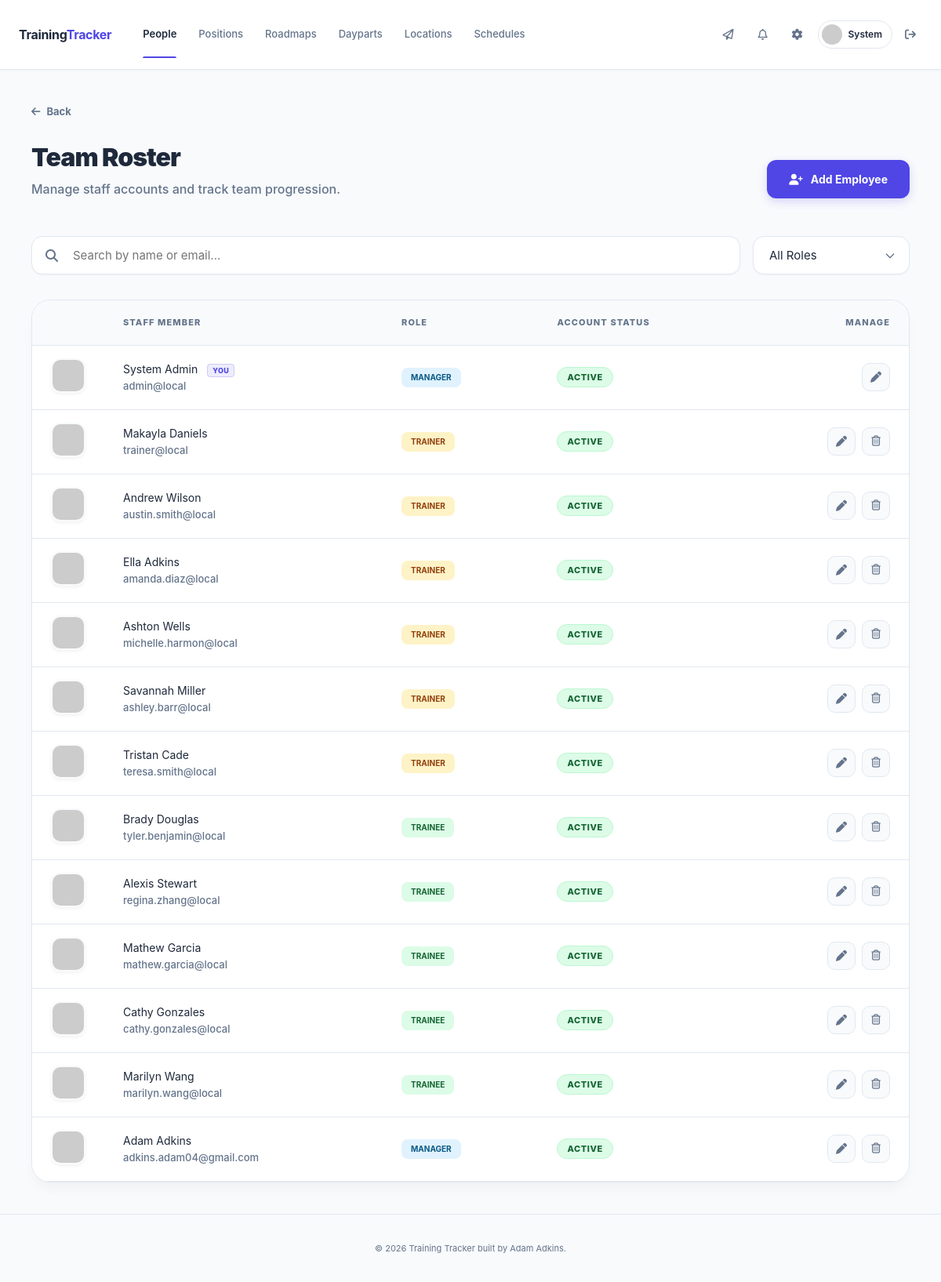
The page /manager/employees (signed in) on the database its author committed.
### app/models.py (models this page shows, shortened)
class Employee(db.Model):
    __tablename__ = "employees"
    id = db.Column(db.Integer, primary_key=True)
    first_name = db.Column(db.String(80), nullable=False)
    last_name = db.Column(db.String(80), nullable=False)
    role = db.Column(db.String(20), nullable=False, default="trainee")
    status = db.Column(db.String(20), nullable=False, default="active")
    start_date = db.Column(db.Date, nullable=True)
    location_id = db.Column(db.Integer, db.ForeignKey("locations.id"), nullable=True)
    graduated_at = db.Column(db.DateTime, nullable=True)  # When manager marked trainee as graduated (offboarding)
    current_roadmap_id = db.Column(db.Integer, db.ForeignKey("training_roadmaps.id"), nullable=True)
    created_at = db.Column(db.DateTime, default=lambda: datetime.now(timezone.utc), nullable=False)
    active_roadmap = db.relationship("TrainingRoadmap", foreign_keys=[current_roadmap_id], backref="trainees")
    locations = db.relationship(
        "Location",
        secondary=employee_locations,
        backref=db.backref("roster_employees", lazy="dynamic"),
        lazy="dynamic",
    )
    def location_ids(self):
        ids = [loc.id for loc in self.locations]
        if not ids and self.location_id:
            ids = [self.location_id]
        return ids
    def avatar(self, size=128):
        email = self.user_account.email.lower().encode('utf-8') if self.user_account else b"none"
        digest = hashlib.md5(email).hexdigest()
        return f'https://www.gravatar.com/avatar/{digest}?d=identicon&s={size}'

class User(db.Model, UserMixin):
    __tablename__ = "users"
    id = db.Column(db.Integer, primary_key=True)
    email = db.Column(db.String(255), unique=True, nullable=False, index=True)
    password_hash = db.Column(db.String(255), nullable=True)
    role = db.Column(db.String(20), nullable=False, default="trainee")
    employee_id = db.Column(db.Integer, db.ForeignKey("employees.id"), nullable=True)
    has_seen_tutorial = db.Column(db.Boolean, default=False)
    created_at = db.Column(db.DateTime, default=lambda: datetime.now(timezone.utc), nullable=False)
    employee = db.relationship("Employee", foreign_keys=[employee_id],
                               backref=db.backref("user_account", uselist=False))

### app/routes/manager.py (the view)
@manager_bp.route("/employees")
@manager_required
def employees_list():
    visible_ids = get_visible_employee_ids()
    if visible_ids is not None:
        employees = Employee.query.filter(Employee.id.in_(visible_ids), Employee.graduated_at == None).all()
    else:
        employees = Employee.query.filter(Employee.graduated_at == None).all()
    return render_template("employees_list.html", employees=employees)

### app/templates/employees_list.html (shortened to what this page needs)
{% extends "base.html" %}
{% block content %}
<div class="people-wrapper">
    <div class="people-container">
        <div style="margin-bottom: 24px;">
            <a href="{{ url_for('manager.dashboard') }}"
               style="text-decoration: none; color: var(--text-muted); font-size: 13px; font-weight: 700; display: inline-flex; align-items: center; gap: 8px;"
               onclick="if (window.history.length > 1) { event.preventDefault(); history.back(); }">
                <i class="fa-solid fa-arrow-left"></i> Back
            </a>
        </div>
        <div class="page-header">
            <div>
                <h1 class="header-title">Team Roster</h1>
                <p class="header-subtitle">Manage staff accounts and track team progression.</p>
            </div>
            <a href="{{ url_for('manager.employee_create') }}" class="btn-primary" style="padding: 14px 28px; border-radius: 12px; font-weight: 700; display: flex; align-items: center; gap: 10px; box-shadow: 0 4px 12px rgba(79, 70, 229, 0.2);">
                <i class="fa-solid fa-user-plus"></i> Add Employee
            </a>
        </div>
        <div class="controls-row">
            <div class="search-section">
                <input type="text" id="employeeSearch" class="search-input" placeholder="Search by name or email...">
            </div>
            <select id="roleFilter" class="filter-select">
                <option value="all">All Roles</option>
            </select>
        </div>
        <div class="table-card">
            <table class="staff-table" id="employeeTable">
                <thead>
                    <tr>
                        <th style="width: 60px;"></th>
                        <th>Staff Member</th>
                        <th class="role-col">Role</th>
                        <th class="status-col">Account Status</th>
                        <th style="text-align: right;">Manage</th>
                    </tr>
                </thead>
                <tbody id="employeeTableBody">
                    {% for e in employees %}
                    <tr class="employee-row" data-role="{{ e.role }}" onclick="if(!event.target.closest('a') && !event.target.closest('button')) window.location.href='{{ url_for('manager.employee_detail', employee_id=e.id) }}';">
                        <td class="staff-cell">
                            <img src="{{ e.avatar(44) }}" class="avatar-box">
                        </td>
                        <td class="staff-cell" style="flex: 1; min-width: 0;">
                            <div class="name-wrapper">
                                <span class="search-name text-truncate">{{ e.first_name }} {{ e.last_name }}</span>
                                {% if e.id == current_user.employee_id %}
                                    <span class="you-badge">YOU</span>
                                {% endif %}
                            </div>
                            <div class="desktop-only" style="font-size: 13px; color: var(--text-muted); font-weight: 500; margin-top: 2px;">
                                {{ e.user_account.email if e.user_account else 'No active login' }}
                            </div>
                        </td>
                        <td class="staff-cell role-col">
                            {% if e.role == 'manager' %}
                                <span class="badge bg-info" style="font-size: 10px; padding: 5px 12px; border-radius: 8px;">Manager</span>
                            {% elif e.role == 'trainer' %}
                                <span class="badge bg-warning" style="font-size: 10px; padding: 5px 12px; border-radius: 8px;">Trainer</span>
                            {% else %}
                                <span class="badge bg-success" style="font-size: 10px; padding: 5px 12px; border-radius: 8px;">Trainee</span>
                            {% endif %}
                        </td>
                        <td class="staff-cell status-col">
                            {% if e.user_account and not e.user_account.password_hash %}
                                <span class="status-pill pill-invited">Invited</span>
                            {% elif e.user_account %}
                                <span class="status-pill pill-active">Active</span>
                            {% else %}
                                <span class="status-pill pill-offline">Offline</span>
                            {% endif %}
                        </td>
                        <td class="staff-cell" style="text-align: right;">
                            <div class="action-group" onclick="event.stopPropagation();">
                                <a href="{{ url_for('manager.employee_edit', employee_id=e.id) }}" class="btn-action-icon" title="Edit Profile">
                                    <i class="fa-solid fa-pen"></i>
                                </a>
                                {% if e.id != current_user.employee_id %}
                                <form method="post" action="{{ url_for('manager.employee_delete', employee_id=e.id) }}"
                                      onsubmit="return confirm('Permanently delete {{ e.first_name }}?');" style="display:inline;">
                                    <button type="submit" class="btn-action-icon delete" title="Delete Account">
                                        <i class="fa-regular fa-trash-can"></i>
                                    </button>
                                </form>
                                {% endif %}
                            </div>
                        </td>
                    </tr>
                    {% endfor %}
                </tbody>
            </table>
        </div>
    </div>
</div>
{% endblock %}

### app/templates/base.html (shortened to what this page needs)
<!DOCTYPE html>
<html lang="en">
<head>
    <link rel="stylesheet" href="{{ url_for('static', filename='style.css') }}">
    <link rel="stylesheet" href="https://cdnjs.cloudflare.com/ajax/libs/font-awesome/6.4.0/css/all.min.css">
</head>
<body class="{% block body_class %}{% endblock %}">
<header class="main-header">
    <div class="container nav-split">
        <div class="nav-group">
            <a href="{{ url_for('manager.dashboard') if current_user.is_authenticated and current_user.role == 'manager' else url_for('employee.dashboard') }}" class="brand-logo">
                <span>Training<b>Tracker</b></span>
            </a>
            <div class="nav-content" id="navContent">
                {% if current_user.is_authenticated %}
                <nav class="nav-links">
                    {% if current_user.role == 'manager' %}
                    <a href="{{ url_for('manager.employees_list') }}" data-tutorial="staff" class="{{ 'active' if 'employee' in request.endpoint else '' }}">People</a>
                    <a href="{{ url_for('manager.positions_list') }}" data-tutorial="positions" class="{{ 'active' if 'position' in request.endpoint else '' }}">Positions</a>
                    <a href="{{ url_for('manager.roadmaps_list') }}" data-tutorial="roadmaps" class="{{ 'active' if 'roadmap' in request.endpoint and request.endpoint not in ['manager.roadmap_smart_builder', 'manager.smart_builder_build'] else '' }}">Roadmaps</a>
                    <a href="{{ url_for('manager.dayparts_list') }}" data-tutorial="dayparts" class="{{ 'active' if 'daypart' in request.endpoint else '' }}">Dayparts</a>
                    <a href="{{ url_for('manager.locations_list') }}" data-tutorial="locations" class="{{ 'active' if 'location' in request.endpoint else '' }}">Locations</a>
                    <a href="{{ url_for('manager.schedules_list') }}" data-tutorial="schedule" class="{{ 'active' if 'schedule' in request.endpoint or request.endpoint in ['manager.roadmap_smart_builder', 'manager.smart_builder_build'] else '' }}">Schedules</a>
                    {% endif %}
                </nav>
                <div class="nav-actions">
                    <div class="user-profile">
                        {% if g.system_settings and not g.system_settings.dm_enabled %}
                        <div class="notif-btn disabled" title="Messaging Disabled"><i class="fa-regular fa-paper-plane"></i></div>
                        {% else %}
                        <a href="{{ url_for('messages.inbox') }}" data-tutorial="messages" class="notif-btn {{ 'active' if 'messages' in request.endpoint else '' }}">
                            <i class="fa-regular fa-paper-plane"></i>
                        </a>
                        {% endif %}
                        <a href="{{ url_for('employee.notifications') }}" data-tutorial="notifications" class="notif-btn {{ 'active' if 'notification' in request.endpoint else '' }}">
                            <i class="fa-regular fa-bell"></i>
                        </a>
                        <a href="{{ url_for('manager.settings') }}" data-tutorial="settings" class="notif-btn {{ 'active' if 'settings' in request.endpoint else '' }}">
                            <i class="fa-solid fa-gear"></i>
                        </a>
                        <a href="{{ url_for('manager.employee_detail', employee_id=current_user.employee_id, back=request.path) }}" class="profile-pill-link">
                            <div class="pill-container">
                                <img src="{{ current_user.employee.avatar(26) }}" class="nav-avatar">
                                <span class="user-name-nav">{{ current_user.employee.first_name }}</span>
                            </div>
                        </a>
                        <a href="{{ url_for('auth.logout') }}" class="btn-logout-icon" title="Sign Out">
                            <i class="fa-solid fa-arrow-right-from-bracket"></i>
                        </a>
                    </div>
                </div>
                {% endif %}
            </div>
        </div>
    </div>
</header>
<main class="container py-xl fade-in-up">
    {% block content %}{% endblock %}
</main>
<footer class="site-footer">
    <p>&copy; 2026 Training Tracker built by Adam Adkins.</p>
</footer>
</body>
</html>

### rows shown on the page
Employee: employee.first_name "System", first_name "System", last_name "Admin", shows "YOU", user_account "admin@local", role "MANAGER"
Employee: first_name "Makayla", last_name "Daniels", user_account "trainer@local", role "TRAINER"
Employee: first_name "Andrew", last_name "Wilson", user_account "austin.smith@local", role "TRAINER"
Employee: first_name "Ella", last_name "Adkins", user_account "amanda.diaz@local", role "TRAINER"
Employee: first_name "Ashton", last_name "Wells", user_account "michelle.harmon@local", role "TRAINER"
Employee: first_name "Savannah", last_name "Miller", user_account "ashley.barr@local", role "TRAINER"
Employee: first_name "Tristan", last_name "Cade", user_account "teresa.smith@local", role "TRAINER"
Employee: first_name "Brady", last_name "Douglas", user_account "tyler.benjamin@local", role "TRAINEE"
Employee: first_name "Alexis", last_name "Stewart", user_account "regina.zhang@local", role "TRAINEE"
Employee: first_name "Mathew", last_name "Garcia", user_account "mathew.garcia@local", role "TRAINEE"
Employee: first_name "Cathy", last_name "Gonzales", user_account "cathy.gonzales@local", role "TRAINEE"
Employee: first_name "Marilyn", last_name "Wang", user_account "marilyn.wang@local", role "TRAINEE"
Employee: first_name "Adam", last_name "Adkins", user_account "adkins.adam04@gmail.com", role "MANAGER"
